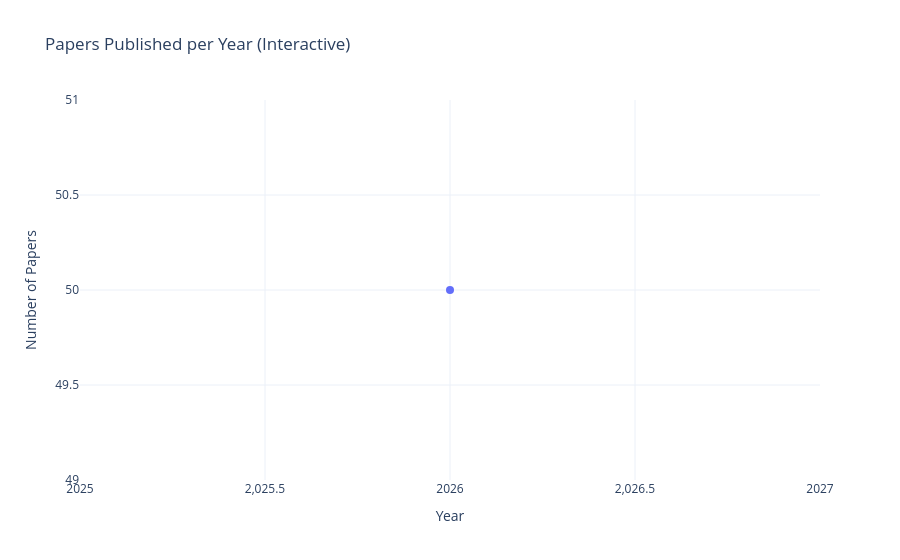

The code cell stored with this chart in its notebook:
### Markdown cell above
**Chart choice:** Interactive bars let the user hover to see average citations and relevance
per category — metadata that cannot be encoded in bar height without adding a second axis.

### Code cell
from src.visualization.interactive_charts import interactive_yearly_trend
fig = interactive_yearly_trend(df, INTERACTIVE_OUT)
fig.show()

### Figure 1 — Plotly figure (JSON) as saved in the notebook; plotly's stock layout.template omitted (floating-point values rounded to 4 significant figures)
{"data": [{"customdata": [[63.72, 0.7167]], "hovertemplate": "Year=%{x}<br>Number of Papers=%{y}<br>avg_citations=%{customdata[0]:.1f}<br>avg_relevance=%{customdata[1]:.3f}<extra></extra>", "legendgroup": "", "line": {"color": "#636efa", "dash": "solid", "width": 2.5}, "marker": {"size": 8, "symbol": "circle"}, "mode": "lines+markers", "name": "", "orientation": "v", "showlegend": false, "type": "scatter", "x": [2026], "xaxis": "x", "y": [50], "yaxis": "y"}], "layout": {"legend": {"tracegroupgap": 0}, "title": {"text": "Papers Published per Year (Interactive)"}, "xaxis": {"anchor": "y", "domain": [0, 1], "title": {"text": "Year"}}, "yaxis": {"anchor": "x", "domain": [0, 1], "title": {"text": "Number of Papers"}}}}
